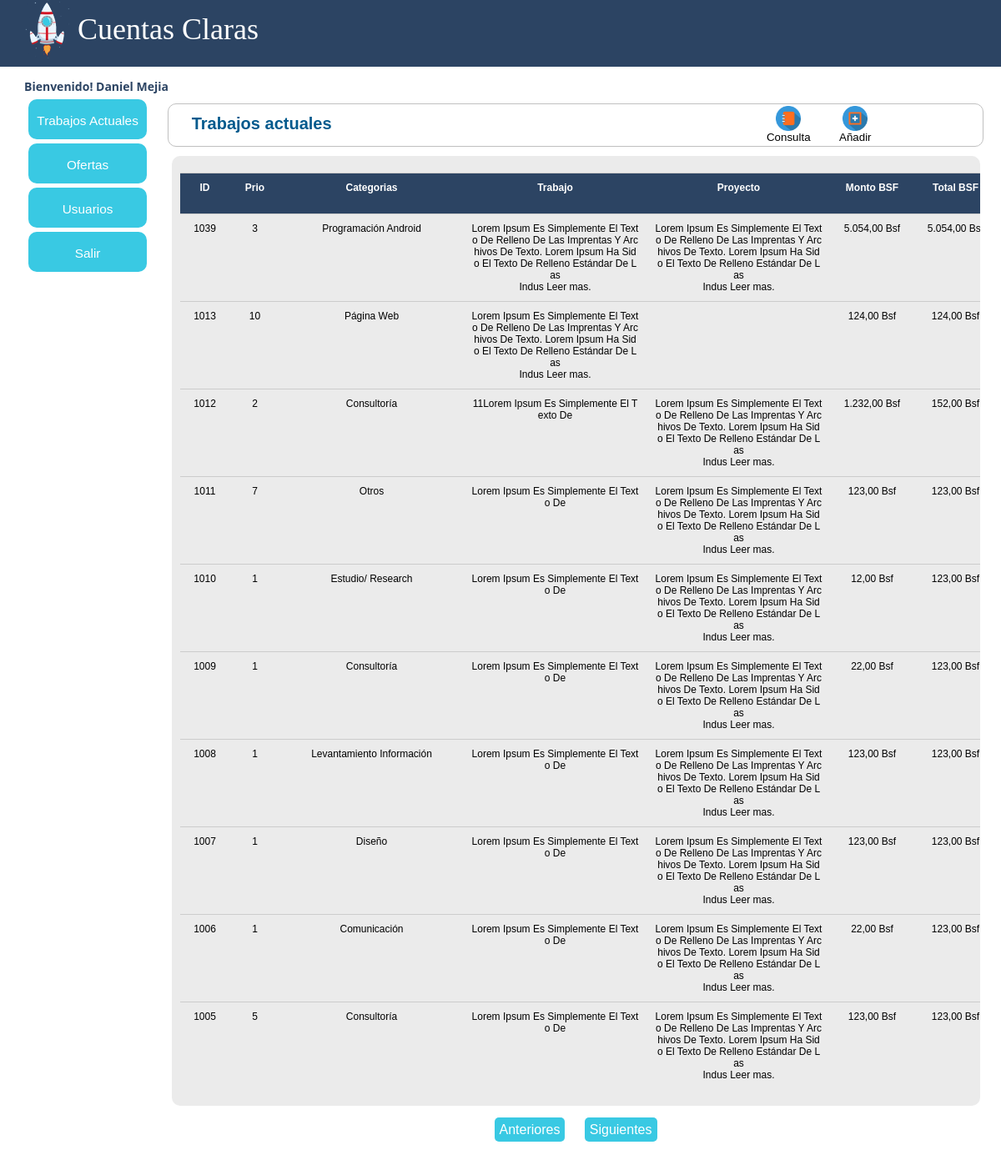
Before: /observacion/Respaldo/trabajos_actuales/trabajos_actuales.php (signed in) with the older database file.
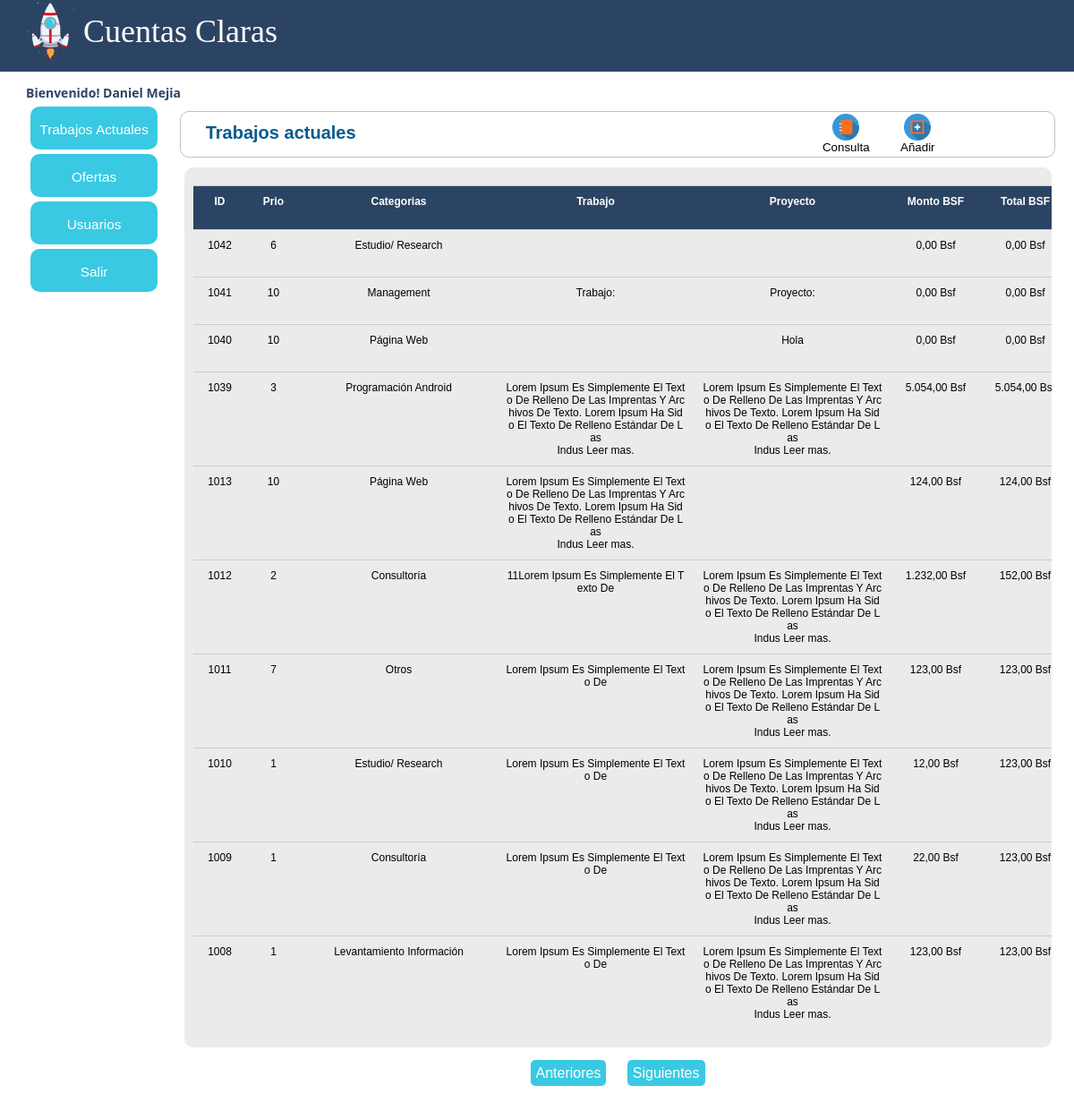
After: the same page with the newer database file.
### tables this page shows
CREATE TABLE IF NOT EXISTS `tb_trabajos_actuales` (
`id_trab` int(11) NOT NULL,
  `fkid_prio` int(11) NOT NULL,
  `fkid_requ` varchar(500) NOT NULL DEFAULT '',
  `proy_trab` varchar(250) NOT NULL,
  `trab_trab` varchar(1000) NOT NULL,
  `form_trab` varchar(20) NOT NULL,
  `moda_trab` varchar(20) NOT NULL,
  `obse_trab` varchar(500) NOT NULL,
  `cant_trab` int(10) NOT NULL,
  `mont_bsf_trab` int(10) NOT NULL,
  `tota_vef_trab` int(10) NOT NULL DEFAULT '0',
  `tiem_esti_trab` varchar(250) NOT NULL,
  `id_usuario` int(11) NOT NULL,
  `fkid_status` int(10) DEFAULT '2'
);

CREATE TABLE IF NOT EXISTS `tb_requerimientos` (
`id_requ` int(11) NOT NULL,
  `desc_requ` varchar(250) NOT NULL
);

### observacion/Respaldo/include/menu.php (called while the page is built, shortened)
<?php
$rol = $_SESSION["rol"];
?>

### observacion/Respaldo/class/class.php (called while the page is built, shortened)
<?php
class Conectar
{
	public static function conecta()
	{
		$con = mysql_connect("localhost","root","webmastersixaguer");
		return $con;
		}
	}
class TrabajosActuales
{
	private $datos, $usuarios, $requ, $requ2, $prio1, $prio2, $suma;
	public function __construct()
	{
		$this->datos=array();
	}
	public function listarTrabajos()
	{
		$sql = "select * from tb_trabajos_actuales";
		$res = mysql_query($sql,Conectar::conecta());
		while($reg = mysql_fetch_assoc($res))
		{
			$this->datos[] = $reg;
		}
		return $this->datos;
	}
	public function paginadoTrabajos($inicio)
	{
		$sql = "select * from tb_trabajos_actuales order by id_trab desc limit $inicio, 10";
		$res = mysql_query($sql, Conectar::conecta());
		while($reg = mysql_fetch_assoc($res))
		{
			$this->datos[] = $reg;
		}
		return $this->datos;
	}
	}

### observacion/Respaldo/trabajos_actuales/trabajos_actuales.php (the view, shortened to what the changed rows need)
<?php include("start.php");
	  include("../class/class.php");
	  $trabajo =  new TrabajosActuales();
?>
<!DOCTYPE html PUBLIC "-//W3C//DTD XHTML 1.0 Transitional//EN" "http://www.w3.org/TR/xhtml1/DTD/xhtml1-transitional.dtd">
<html xmlns="http://www.w3.org/1999/xhtml">
<head>
<link rel="stylesheet" href="../css/style.css"/>
<link rel="stylesheet" href="../css/jquery.ui.all.css">
<link href="../css/style_menu.css" rel="stylesheet" type="text/css" />
</head>
<body class="dt-example" <?php ?>>
<div id="pantalla">
    <div id="conten">
        <div id="top">
        <div id="fila_columna">
            <div id="columna1"><?php include("../include/menu.php")?></div>
            <div id="columna2">
    <center>
    <div id="cuerpo_general">
    	<div id="tilulos">
                <h2 style="padding-top:12px;">Trabajos actuales</h2>
        </div>
    	<div id="contenedor-cliente">
        <?php
		if ($rol == 1)
		{
			?>
                <div id="sub-contenedor-cliente">
                <form name="form_trab_actu" id="form_trab_actu" action="registro_cliente.php" method="post">
                 <?php
				 if(isset($_GET["posicion"]))
				 {
					 $inicio = $_GET["posicion"];
					 }
				 		else
						 {
							 $inicio=0;
							 }
				 $paginacion = $trabajo->paginadoTrabajos($inicio);
				 $row = $trabajo->listarTrabajos();
				 for($i=0; $i<sizeof($paginacion); $i++)
                  {
                    ?>
                        <div class="fila tabla filaContenido">
                        <a href="javascript:void(0);" onclick="window.location='modificar_trabajos.php?codi_trab=<?php echo $row[$i]["id_trab"]?>'">
                        <div class="columna tabla corto contenido" ><?php echo $row[$i]["id_trab"] ?></div>
                        <div class="columna tabla corto contenido" ><?php echo substr(ucwords($row[$i]["fkid_prio"]),0,20);?></div>
                        <?php
						if ($row[$i]["fkid_requ"] !=0)
						{
							$requerimiento = $row[$i]["fkid_requ"];
							$respuesta=mysql_query("select * from tb_requerimientos where id_requ = $requerimiento");
							while($sel =mysql_fetch_array($respuesta))
							{
							?>
								<div class="columna tabla largo contenido" ><?php echo $sel["desc_requ"];?></div>
							<?php
							}
						}
						else
						{
							?>
								<div class="columna tabla largo contenido" >Por asignar Categoria</div>
							<?php
							}
						?>
                        <div class="columna tabla largo contenido" ><?php if (strlen($row[$i]["trab_trab"]) >= 150){echo  substr(wordwrap(ucwords($row[$i]["trab_trab"]), 150, "<br>",1),0,150)." <span class='leerMas'>Leer mas.</span>";}else{echo  substr(wordwrap(ucwords($row[$i]["trab_trab"]), 150, "<br>",1),0,150);}?></div>
                        <div class="columna tabla largo contenido" ><?php if (strlen($row[$i]["proy_trab"]) >= 150){echo  substr(wordwrap(ucwords($row[$i]["proy_trab"]), 150, "<br>",1),0,150)." <span class='leerMas'>Leer mas.</span>";}else{echo  substr(wordwrap(ucwords($row[$i]["proy_trab"]), 150, "<br>",1),0,150);}?></div>
                        <div class="columna tabla medio contenido"><?php echo number_format($row[$i]["mont_bsf_trab"], 2, ',', '.')." Bsf"?></div>
                        <div class="columna tabla medio contenido"><?php echo number_format($row[$i]["tota_vef_trab"], 2, ',', '.')." Bsf"?></div>
                        </a>
                        </div>
                   <?php
                    }
                    ?>
                </form>
                    </div>
        	</div>
                    <?php
					exit;
					}
					?>

Changed rows visible on the page:
no longer on this page (row unchanged): tb_trabajos_actuales: id_trab "1007", fkid_prio "1", trab_trab "Lorem Ipsum Es Simplemente El Texto De", proy_trab "Lorem Ipsum Es Simplemente El Texto De Relleno De Las Imprentas Y Archivos De Texto. Lorem Ipsum Ha Sido El Texto De Relleno Estándar De Las Indus", mont_bsf_trab "123,00", tota_vef_trab "123,00"
no longer on this page (row unchanged): tb_requerimientos: desc_requ "Diseño", shown under "1007"
no longer on this page (row unchanged): tb_trabajos_actuales: id_trab "1006", fkid_prio "1", trab_trab "Lorem Ipsum Es Simplemente El Texto De", proy_trab "Lorem Ipsum Es Simplemente El Texto De Relleno De Las Imprentas Y Archivos De Texto. Lorem Ipsum Ha Sido El Texto De Relleno Estándar De Las Indus", mont_bsf_trab "22,00", tota_vef_trab "123,00"
no longer on this page (row unchanged): tb_requerimientos: desc_requ "Comunicación", shown under "1006"
no longer on this page (row unchanged): tb_trabajos_actuales: id_trab "1005", fkid_prio "5", trab_trab "Lorem Ipsum Es Simplemente El Texto De", proy_trab "Lorem Ipsum Es Simplemente El Texto De Relleno De Las Imprentas Y Archivos De Texto. Lorem Ipsum Ha Sido El Texto De Relleno Estándar De Las Indus", mont_bsf_trab "123,00", tota_vef_trab "123,00", tb_requerimientos (desc_requ "Consultoría")
added tb_trabajos_actuales: id_trab "1042", fkid_prio "6", mont_bsf_trab "0,00", tota_vef_trab "0,00", tb_requerimientos (desc_requ "Estudio/ Research")
added tb_trabajos_actuales: id_trab "1041", fkid_prio "10", trab_trab "Trabajo:", proy_trab "Proyecto:", mont_bsf_trab "0,00", tota_vef_trab "0,00"
now on this page (row unchanged): tb_requerimientos: desc_requ "Management", shown under "1041"
added tb_trabajos_actuales: id_trab "1040", fkid_prio "10", proy_trab "Hola", mont_bsf_trab "0,00", tota_vef_trab "0,00", tb_requerimientos (desc_requ "Página Web")
